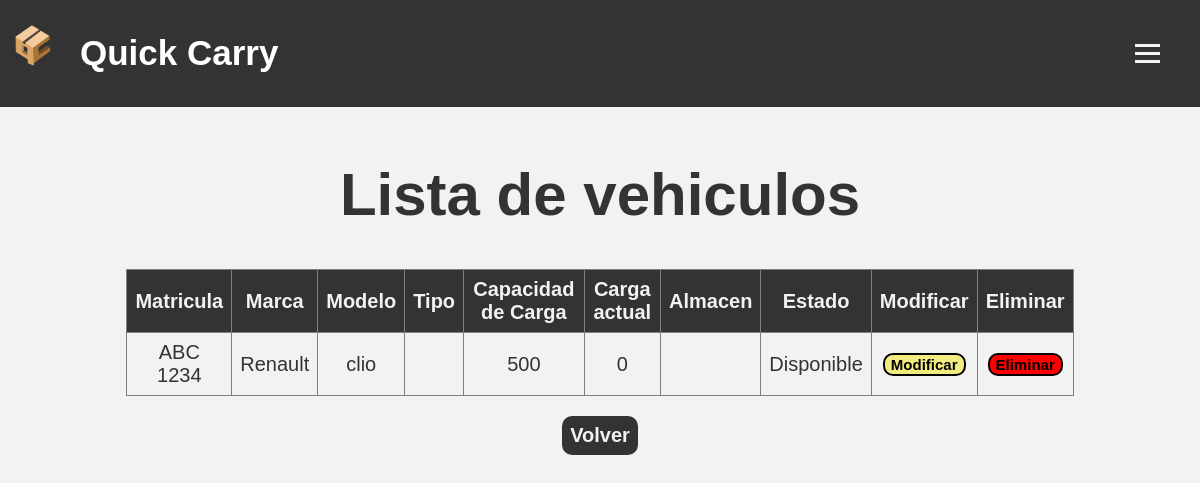
The app's page /crud/datosVehiculo.php with its own data.
### tables this page shows
CREATE TABLE `vehiculo` (
  `matricula` varchar(10) NOT NULL,
  `marca` varchar(25) DEFAULT NULL,
  `modelo` varchar(25) DEFAULT NULL,
  `tipo` varchar(20) DEFAULT NULL,
  `capacidad_carga` int(11) DEFAULT NULL,
  `carga_actual` int(11) DEFAULT NULL,
  `estado` varchar(20) DEFAULT NULL
);

### crud/datosVehiculo.php (the view, shortened to what this page needs)
<!DOCTYPE html>
<html lang="en">
<head>
    <link rel="stylesheet" href="style.css">
</head>
<header>
    <div class="logo">
        <a href="index.php"><img src="qc.png" alt="qc"></a>
        <h1>Quick Carry</h1>
    </div>
    <label for="menu-toggle" class="menu-btn">
        <span></span>
        <span></span>
        <span></span>
    </label>
</header>
<body>
    <h1>Lista de vehiculos</h1>
    <?php
    $conexion = new mysqli("localhost", "root", "", "quickcarry");
    $consulta = "SELECT v.matricula, v.marca, v.modelo, v.tipo, v.capacidad_carga, camioneta.id_almacen, v.carga_actual, v.estado FROM vehiculo v LEFT JOIN camioneta ON v.matricula = camioneta.matricula";
    $resultados = $conexion->query($consulta);
    ?>
    <div class="tablaDiv">
        <table border="1">
            <thead>
                <tr>
                    <th>Matricula</th>
                    <th>Marca</th>
                    <th>Modelo</th>
                    <th>Tipo</th>
                    <th>Capacidad de Carga</th>
                    <th>Carga actual</th>
                    <th>Almacen</th>
                    <th>Estado</th>
                    <th>Modificar</th>
                    <th>Eliminar</th>
                </tr>
            </thead>
            <tbody>
                <?php
                while ($fila = $resultados->fetch_assoc()) {
                    $matricula = $fila["matricula"];
                    $marca = $fila["marca"];
                    $modelo = $fila["modelo"];
                    $tipo = $fila["tipo"];
                    $capacidad_carga = $fila["capacidad_carga"];
                    $carga_actual = $fila["carga_actual"];
                    $id_almacen = $fila ["id_almacen"];
                    $estado = $fila["estado"];
                    echo "<tr>";
                    echo "<td>$matricula</td>";
                    echo "<td>$marca</td>";
                    echo "<td>$modelo</td>";
                    echo "<td>$tipo</td>";
                    echo "<td>$capacidad_carga</td>";
                    echo "<td>$carga_actual</td>";
                    echo "<td>$id_almacen</td>";
                    echo "<td>$estado</td>";
                    echo "<td><form action='modificarVehiculo.php' method='get'><input type='hidden' name='matricula' value='$matricula'><input type='hidden' name='tipo' value='$tipo'><button type='submit' name='modificar'>Modificar</button></form></td>";
                    echo "<td><form action='' method='post' onsubmit='return confirmarEliminar();'><input type='hidden' name='matricula' value='$matricula'><input type='hidden' name='tipo' value='$tipo'><button type='submit' name='eliminar'>Eliminar</button></form></td>";
                    echo "</tr>";
                }
                ?>
            </tbody>
        </table>
    </div>
    <div class="volver">
        <input type="button" value="Volver" onclick="window.location.href='controlVehiculos.php'">
    </div>
</body>
</html>

### crud/style.css (style rules this page uses)
body { text-align: center; background-color: #F2F2F2; padding-top: 80px; font-family: sans-serif; margin-top: 40px; font-size: 30px; color: #333; }
.volver input { background-color: #333; color: #F2F2F2; padding: 8px; margin-top: 20px; border: none; border-radius: 10px; font-size: 20px; }
.tablaDiv { text-align: center; align-items: center; margin: 0 auto; display: flex; }
.tablaDiv table { text-align: center; margin: 0 auto; font-size: 20px; }
table { width: 80%; border-collapse: collapse; }
th, td { padding: 8px; }
th { background-color: #333; color: #F2F2F2; }
tr:nth-child(odd) { background-color: #F2F2F2; }
tbody button[name='modificar'] { background-color: #F2EB80; border: 2px solid black; border-radius: 10px; font-weight: bold; transition: 0.1s; font-size: 15px; }
button[name='eliminar'] { background-color: red; border: 2px solid black; border-radius: 10px; font-weight: bold; transition: 0.1s; color: black; font-size: 15px; }
header { background-color: #333; color: #fff; padding: 10px; width: 100%; position: fixed; top: 0; left: 0; display: flex; justify-content: space-between; align-items: center; }
.logo h1 { margin-left: 10px; font-size: 35px; }
.logo { display: flex; align-items: center; }
.logo img { width: 50px; height: 60px; margin-right: 10px; }
.menu-btn { display: inline-block; cursor: pointer; padding: 10px; margin-right: 40px; border-radius: 10px; transition: 0.3s; }
.menu-btn span { display: block; width: 25px; height: 3px; background-color: #F2F2F2; margin-bottom: 5px; margin-top: 5px; }
.formulario input[type="submit"], [type="button"] { font-size: 20px; background-color: #333; font-weight: bold; color: #F2F2F2; border-radius: 5px; }

### records on screen
vehiculo: matricula "ABC 1234", marca "Renault", modelo "clio", capacidad_carga "500", carga_actual "0", estado "Disponible"
